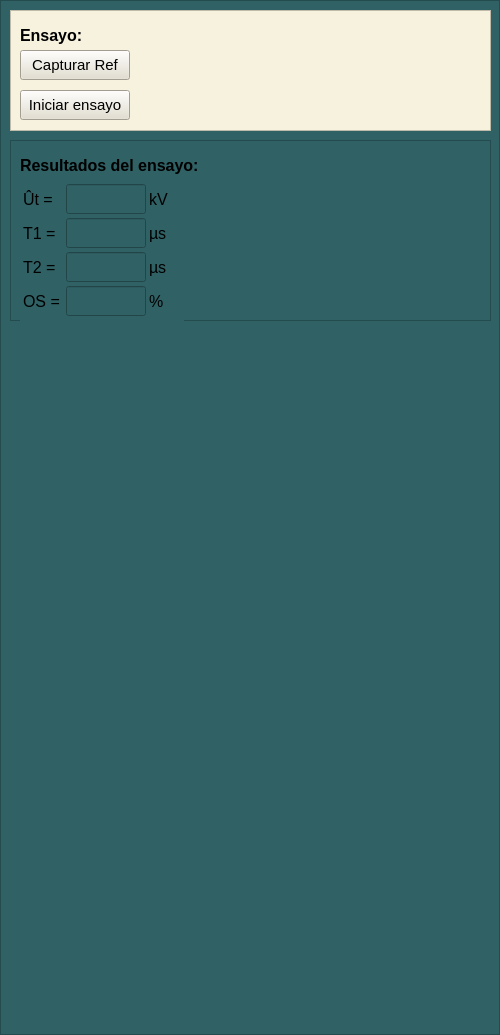
   <widget class="QFrame" name="col3">
    <property name="geometry">
     <rect>
      <x>1420</x>
      <y>0</y>
      <width>500</width>
      <height>1035</height>
     </rect>
    </property>
    <property name="minimumSize">
     <size>
      <width>400</width>
      <height>630</height>
     </size>
    </property>
    <property name="maximumSize">
     <size>
      <width>500</width>
      <height>16777215</height>
     </size>
    </property>
    <property name="font">
     <font>
      <family>Arial</family>
      <pointsize>12</pointsize>
     </font>
    </property>
    <property name="styleSheet">
     <string notr="true">background-color: rgb(47, 97, 101);</string>
    </property>
    <property name="frameShape">
     <enum>QFrame::Shape::StyledPanel</enum>
    </property>
    <property name="frameShadow">
     <enum>QFrame::Shadow::Raised</enum>
    </property>
    <widget class="QFrame" name="row1_3">
     <property name="geometry">
      <rect>
       <x>10</x>
       <y>10</y>
       <width>481</width>
       <height>121</height>
      </rect>
     </property>
     <property name="minimumSize">
      <size>
       <width>241</width>
       <height>111</height>
      </size>
     </property>
     <property name="styleSheet">
      <string notr="true">background-color: rgb(247, 242, 222);</string>
     </property>
     <property name="frameShape">
      <enum>QFrame::Shape::StyledPanel</enum>
     </property>
     <property name="frameShadow">
      <enum>QFrame::Shadow::Raised</enum>
     </property>
     <widget class="QPushButton" name="pushButton_2">
      <property name="geometry">
       <rect>
        <x>10</x>
        <y>80</y>
        <width>110</width>
        <height>30</height>
       </rect>
      </property>
      <property name="minimumSize">
       <size>
        <width>110</width>
        <height>30</height>
       </size>
      </property>
      <property name="font">
       <font>
        <pointsize>11</pointsize>
       </font>
      </property>
      <property name="styleSheet">
       <string notr="true">background-color: rgba(227, 222, 204, 254);</string>
      </property>
      <property name="text">
       <string>Iniciar ensayo</string>
      </property>
     </widget>
     <widget class="QLabel" name="resultados_del_ensayo_2">
      <property name="geometry">
       <rect>
        <x>10</x>
        <y>10</y>
        <width>180</width>
        <height>30</height>
       </rect>
      </property>
      <property name="minimumSize">
       <size>
        <width>180</width>
        <height>30</height>
       </size>
      </property>
      <property name="maximumSize">
       <size>
        <width>180</width>
        <height>30</height>
       </size>
      </property>
      <property name="font">
       <font>
        <family>Arial</family>
        <pointsize>12</pointsize>
        <bold>true</bold>
       </font>
      </property>
      <property name="text">
       <string>Ensayo:</string>
      </property>
     </widget>
     <widget class="QPushButton" name="pushButton">
      <property name="geometry">
       <rect>
        <x>10</x>
        <y>40</y>
        <width>110</width>
        <height>30</height>
       </rect>
      </property>
      <property name="minimumSize">
       <size>
        <width>110</width>
        <height>30</height>
       </size>
      </property>
      <property name="font">
       <font>
        <pointsize>11</pointsize>
       </font>
      </property>
      <property name="styleSheet">
       <string notr="true">background-color: rgba(227, 222, 204, 254);</string>
      </property>
      <property name="text">
       <string>Capturar Ref</string>
      </property>
     </widget>
    </widget>
    <widget class="QFrame" name="row2_3">
     <property name="geometry">
      <rect>
       <x>10</x>
       <y>140</y>
       <width>481</width>
       <height>181</height>
      </rect>
     </property>
     <property name="minimumSize">
      <size>
       <width>241</width>
       <height>181</height>
      </size>
     </property>
     <property name="styleSheet">
      <string notr="true">background-color: rgb(247, 242, 222);

QLineEdit:{
					background-color: rgb(255, 225, 225);}</string>
     </property>
     <property name="frameShape">
      <enum>QFrame::Shape::StyledPanel</enum>
     </property>
     <property name="frameShadow">
      <enum>QFrame::Shadow::Raised</enum>
     </property>
     <widget class="QLabel" name="resultados_del_ensayo">
      <property name="geometry">
       <rect>
        <x>10</x>
        <y>10</y>
        <width>180</width>
        <height>30</height>
       </rect>
      </property>
      <property name="minimumSize">
       <size>
        <width>180</width>
        <height>30</height>
       </size>
      </property>
      <property name="maximumSize">
       <size>
        <width>180</width>
        <height>30</height>
       </size>
      </property>
      <property name="font">
       <font>
        <family>Arial</family>
        <pointsize>12</pointsize>
        <bold>true</bold>
       </font>
      </property>
      <property name="text">
       <string>Resultados del ensayo:</string>
      </property>
     </widget>
     <widget class="QWidget" name="">
      <property name="geometry">
       <rect>
        <x>10</x>
        <y>40</y>
        <width>164</width>
        <height>141</height>
       </rect>
      </property>
      <layout class="QGridLayout" name="gridLayout_10">
       <property name="spacing">
        <number>0</number>
       </property>
       <item row="0" column="0">
        <widget class="QLabel" name="v_etiqueta">
         <property name="enabled">
          <bool>true</bool>
         </property>
         <property name="minimumSize">
          <size>
           <width>40</width>
           <height>30</height>
          </size>
         </property>
         <property name="maximumSize">
          <size>
           <width>40</width>
           <height>30</height>
          </size>
         </property>
         <property name="font">
          <font>
           <family>Arial</family>
           <pointsize>12</pointsize>
          </font>
         </property>
         <property name="text">
          <string>Ût =</string>
         </property>
        </widget>
       </item>
       <item row="0" column="1">
        <widget class="QLineEdit" name="v_valor">
         <property name="minimumSize">
          <size>
           <width>80</width>
           <height>30</height>
          </size>
         </property>
         <property name="maximumSize">
          <size>
           <width>80</width>
           <height>30</height>
          </size>
         </property>
         <property name="font">
          <font>
           <family>Arial</family>
           <pointsize>12</pointsize>
          </font>
         </property>
         <property name="styleSheet">
          <string notr="true"/>
         </property>
         <property name="readOnly">
          <bool>true</bool>
         </property>
        </widget>
       </item>
       <item row="0" column="2">
        <widget class="QLabel" name="v_unidad">
         <property name="minimumSize">
          <size>
           <width>30</width>
           <height>30</height>
          </size>
         </property>
         <property name="maximumSize">
          <size>
           <width>30</width>
           <height>30</height>
          </size>
         </property>
         <property name="font">
          <font>
           <family>Arial</family>
           <pointsize>12</pointsize>
          </font>
         </property>
         <property name="text">
          <string>kV</string>
         </property>
         <property name="alignment">
          <set>Qt::AlignmentFlag::AlignLeading|Qt::AlignmentFlag::AlignLeft|Qt::AlignmentFlag::AlignVCenter</set>
         </property>
        </widget>
       </item>
       <item row="1" column="0">
        <widget class="QLabel" name="t1_etiqueta">
         <property name="minimumSize">
          <size>
           <width>40</width>
           <height>30</height>
          </size>
         </property>
         <property name="maximumSize">
          <size>
           <width>40</width>
           <height>30</height>
          </size>
         </property>
         <property name="font">
          <font>
           <family>Arial</family>
           <pointsize>12</pointsize>
          </font>
         </property>
         <property name="text">
          <string>T1 =</string>
         </property>
        </widget>
       </item>
       <item row="1" column="1">
        <widget class="QLineEdit" name="t1_valor">
         <property name="minimumSize">
          <size>
           <width>80</width>
           <height>30</height>
          </size>
         </property>
         <property name="maximumSize">
          <size>
           <width>80</width>
           <height>30</height>
          </size>
         </property>
         <property name="font">
          <font>
           <family>Arial</family>
           <pointsize>12</pointsize>
          </font>
         </property>
         <property name="styleSheet">
          <string notr="true"/>
         </property>
         <property name="readOnly">
          <bool>true</bool>
         </property>
        </widget>
       </item>
       <item row="1" column="2">
        <widget class="QLabel" name="t1_unidad">
         <property name="minimumSize">
          <size>
           <width>30</width>
           <height>30</height>
          </size>
         </property>
         <property name="maximumSize">
          <size>
           <width>30</width>
           <height>30</height>
          </size>
         </property>
         <property name="font">
          <font>
           <family>Arial</family>
           <pointsize>12</pointsize>
          </font>
         </property>
         <property name="text">
          <string>µs</string>
         </property>
         <property name="alignment">
          <set>Qt::AlignmentFlag::AlignLeading|Qt::AlignmentFlag::AlignLeft|Qt::AlignmentFlag::AlignVCenter</set>
         </property>
        </widget>
       </item>
       <item row="2" column="0">
        <widget class="QLabel" name="t2_etiqueta">
         <property name="minimumSize">
          <size>
           <width>40</width>
           <height>30</height>
          </size>
         </property>
         <property name="maximumSize">
          <size>
           <width>40</width>
           <height>30</height>
          </size>
         </property>
         <property name="font">
          <font>
           <family>Arial</family>
           <pointsize>12</pointsize>
          </font>
         </property>
         <property name="text">
          <string>T2 =</string>
         </property>
        </widget>
       </item>
       <item row="2" column="1">
        <widget class="QLineEdit" name="t2_valor">
         <property name="minimumSize">
          <size>
           <width>80</width>
           <height>30</height>
          </size>
         </property>
         <property name="maximumSize">
          <size>
           <width>80</width>
           <height>30</height>
          </size>
         </property>
         <property name="font">
          <font>
           <family>Arial</family>
           <pointsize>12</pointsize>
          </font>
         </property>
         <property name="styleSheet">
          <string notr="true"/>
         </property>
         <property name="readOnly">
          <bool>true</bool>
         </property>
        </widget>
       </item>
       <item row="2" column="2">
        <widget class="QLabel" name="t2_unidad">
         <property name="minimumSize">
          <size>
           <width>30</width>
           <height>30</height>
          </size>
         </property>
         <property name="maximumSize">
          <size>
           <width>30</width>
           <height>30</height>
          </size>
         </property>
         <property name="font">
          <font>
           <family>Arial</family>
           <pointsize>12</pointsize>
          </font>
         </property>
         <property name="text">
          <string>µs</string>
         </property>
         <property name="alignment">
          <set>Qt::AlignmentFlag::AlignLeading|Qt::AlignmentFlag::AlignLeft|Qt::AlignmentFlag::AlignVCenter</set>
         </property>
        </widget>
       </item>
       <item row="3" column="0">
        <widget class="QLabel" name="os_etiqueta">
         <property name="minimumSize">
          <size>
           <width>40</width>
           <height>30</height>
          </size>
         </property>
         <property name="maximumSize">
          <size>
           <width>40</width>
           <height>30</height>
          </size>
         </property>
         <property name="font">
          <font>
           <family>Arial</family>
           <pointsize>12</pointsize>
          </font>
         </property>
         <property name="text">
          <string>OS =</string>
         </property>
        </widget>
       </item>
       <item row="3" column="1">
        <widget class="QLineEdit" name="os_valor">
         <property name="minimumSize">
          <size>
           <width>80</width>
           <height>30</height>
          </size>
         </property>
         <property name="maximumSize">
          <size>
           <width>80</width>
           <height>30</height>
          </size>
         </property>
         <property name="font">
          <font>
           <family>Arial</family>
           <pointsize>12</pointsize>
          </font>
         </property>
         <property name="styleSheet">
          <string notr="true"/>
         </property>
         <property name="readOnly">
          <bool>true</bool>
         </property>
        </widget>
       </item>
       <item row="3" column="2">
        <widget class="QLabel" name="os_unidad">
         <property name="minimumSize">
          <size>
           <width>30</width>
           <height>30</height>
          </size>
         </property>
         <property name="maximumSize">
          <size>
           <width>30</width>
           <height>30</height>
          </size>
         </property>
         <property name="font">
          <font>
           <family>Arial</family>
           <pointsize>12</pointsize>
          </font>
         </property>
         <property name="text">
          <string>%</string>
         </property>
         <property name="alignment">
          <set>Qt::AlignmentFlag::AlignLeading|Qt::AlignmentFlag::AlignLeft|Qt::AlignmentFlag::AlignVCenter</set>
         </property>
        </widget>
       </item>
      </layout>
     </widget>
    </widget>
   </widget>
